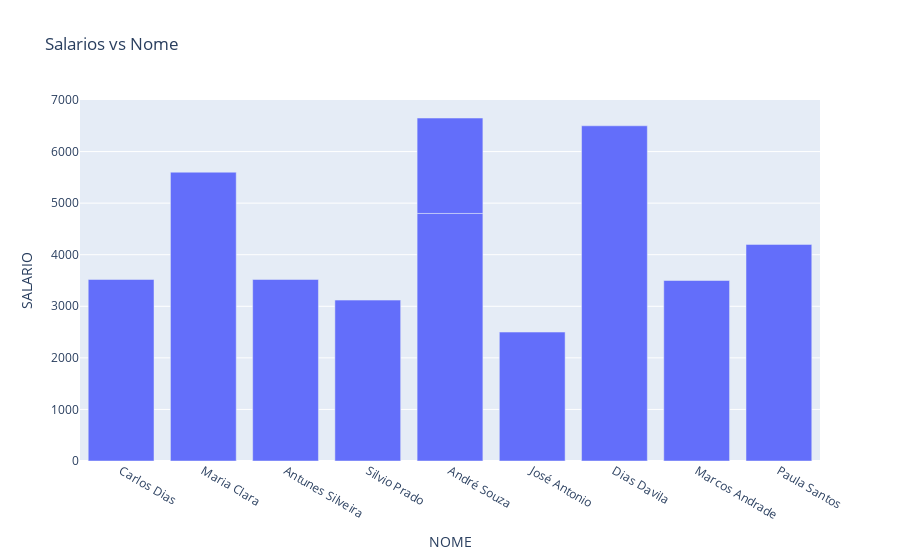

Notebook cell for this chart:
### Code cell
listar_funcionarios = "select * from funcionarios"
df = dados.read_sql(listar_funcionarios, conexao)
analise1 = grafico.bar(df, y='SALARIO', x= 'NOME', title = 'Salarios vs Nome')
analise1.show()

### Figure 1 — Plotly figure (JSON) as saved in the notebook; plotly's stock layout.template omitted (floating-point values rounded to 4 significant figures)
{"data": [{"alignmentgroup": "True", "hovertemplate": "NOME=%{x}<br>SALARIO=%{y}<extra></extra>", "legendgroup": "", "marker": {"color": "#636efa", "pattern": {"shape": ""}}, "name": "", "offsetgroup": "", "orientation": "v", "showlegend": false, "textposition": "auto", "type": "bar", "x": ["Carlos Dias", "Maria Clara", "Antunes Silveira", "Silvio Prado", "André Souza", "José Antonio", "Dias Davila", "André Souza", "Marcos Andrade", "Paula Santos"], "xaxis": "x", "y": [3520, 5600, 3520, 3120, 4800, 2500, 6500, 1850, 3500, 4200], "yaxis": "y"}], "layout": {"autosize": true, "barmode": "relative", "legend": {"tracegroupgap": 0}, "title": {"text": "Salarios vs Nome"}, "xaxis": {"anchor": "y", "autorange": true, "domain": [0, 1], "range": [-0.5, 8.5], "title": {"text": "NOME"}, "type": "category"}, "yaxis": {"anchor": "x", "autorange": true, "domain": [0, 1], "range": [0, 7000], "title": {"text": "SALARIO"}, "type": "linear"}}}
